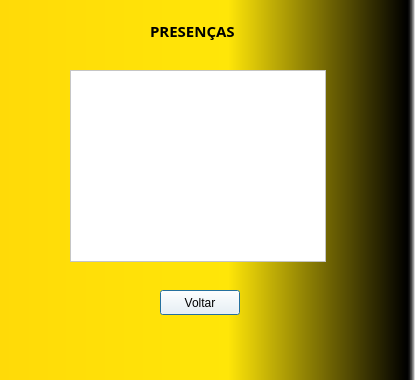
<?xml version="1.0" encoding="UTF-8"?>
<ui version="4.0">
 <class>OrientadorPresencas</class>
 <widget class="QDialog" name="OrientadorPresencas">
  <property name="geometry">
   <rect>
    <x>0</x>
    <y>0</y>
    <width>415</width>
    <height>380</height>
   </rect>
  </property>
  <property name="windowTitle">
   <string>Dialog</string>
  </property>
  <property name="styleSheet">
   <string notr="true">QDialog{
background-color: qlineargradient(spread:pad, x1:0, y1:0, x2:1, y2:0, stop:0 rgba(255, 218, 8, 255), stop:0.55 rgba(255, 230, 8, 255), stop:0.98 rgba(0, 0, 0, 255), stop:1 rgba(0, 0, 0, 0));
}</string>
  </property>
  <widget class="QPushButton" name="voltar">
   <property name="geometry">
    <rect>
     <x>160</x>
     <y>290</y>
     <width>80</width>
     <height>25</height>
    </rect>
   </property>
   <property name="styleSheet">
    <string notr="true">background-color: rgb(255, 255, 255);
color:rgb(0, 0, 0)</string>
   </property>
   <property name="text">
    <string>Voltar</string>
   </property>
  </widget>
  <widget class="QLabel" name="label_3">
   <property name="geometry">
    <rect>
     <x>150</x>
     <y>10</y>
     <width>111</width>
     <height>41</height>
    </rect>
   </property>
   <property name="font">
    <font>
     <family>Yu Gothic UI Semibold</family>
     <pointsize>11</pointsize>
     <weight>75</weight>
     <bold>true</bold>
    </font>
   </property>
   <property name="styleSheet">
    <string notr="true">color: rgb(0, 0, 0)</string>
   </property>
   <property name="text">
    <string>PRESENÇAS</string>
   </property>
  </widget>
  <widget class="QListWidget" name="listWidget">
   <property name="geometry">
    <rect>
     <x>70</x>
     <y>70</y>
     <width>256</width>
     <height>192</height>
    </rect>
   </property>
   <property name="styleSheet">
    <string notr="true">color: rgb(0, 0, 0);
background-color: rgb(255, 255, 255);
</string>
   </property>
  </widget>
 </widget>
 <resources/>
 <connections/>
</ui>
